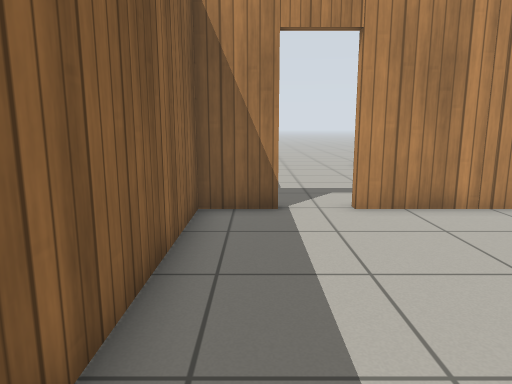
View 1 (above)

18 first-person views from a walk through a Gazebo world. The camera is 0.94 m above the floor, tilts 10° down and sees 70° across. The floor is counted in squares, 0.5 m on a side. Each view is taken from the middle of a square. On the plan, view 1 faces up. The plan holds only what a view shows up to about 18 squares ahead; the rest is blank. Gazebo's built-in surfaces are drawn with simple patterns.

View 2
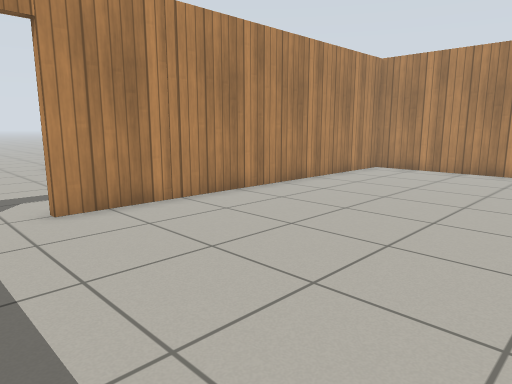

View 3
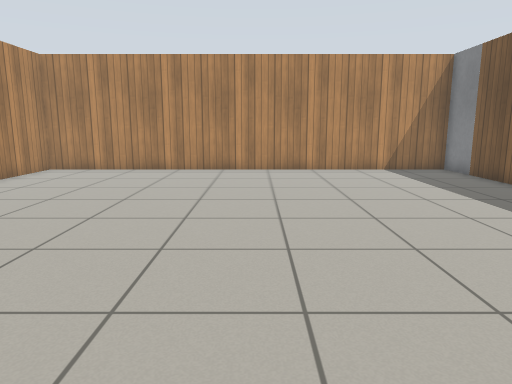

View 4
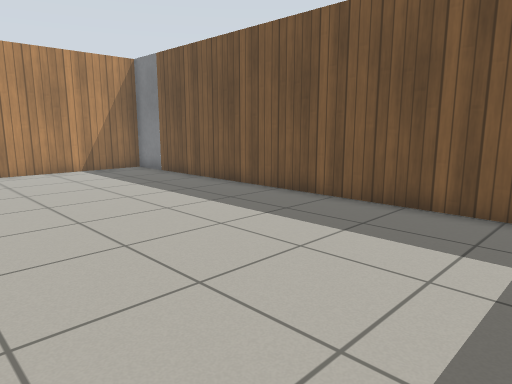

View 5
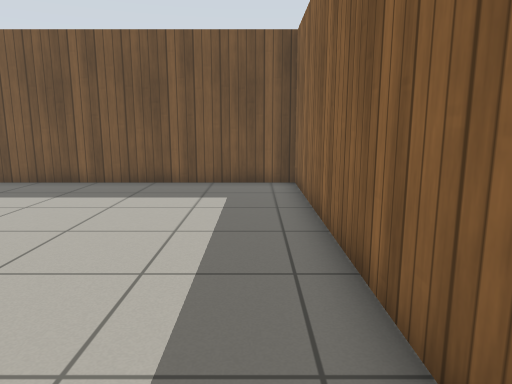

View 6
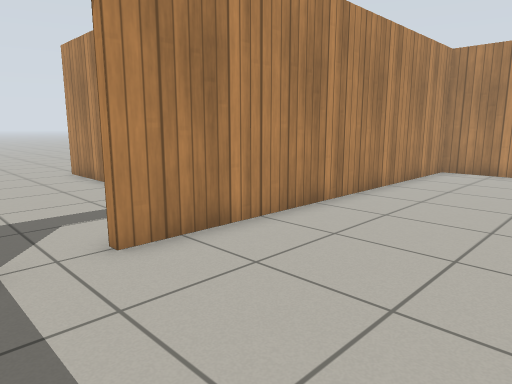

View 7
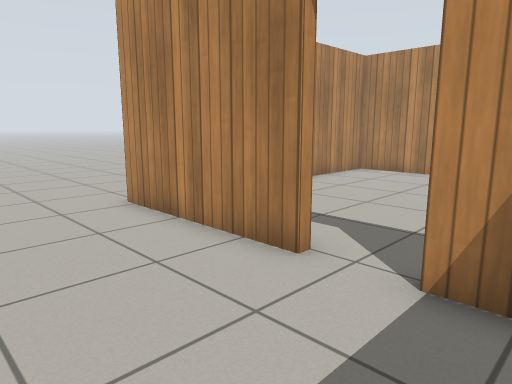

View 8
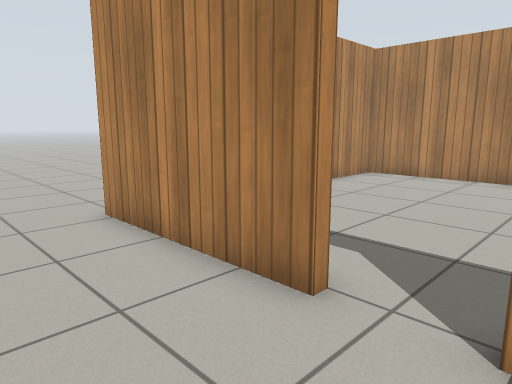

View 9
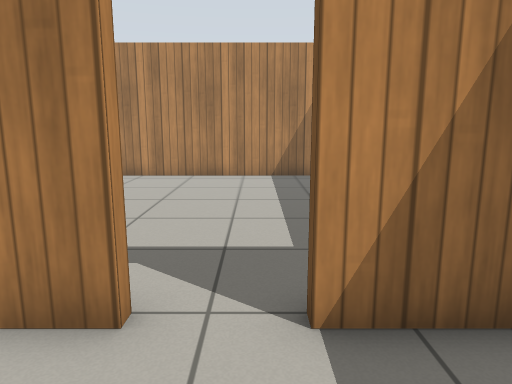

View 10
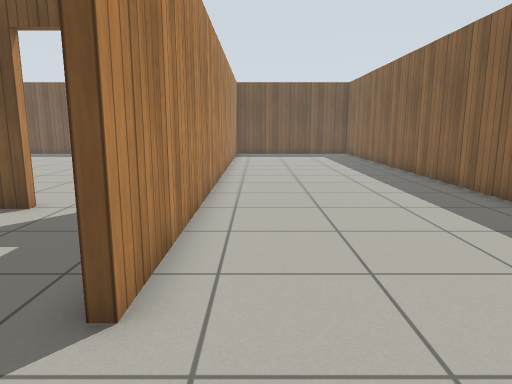

View 11
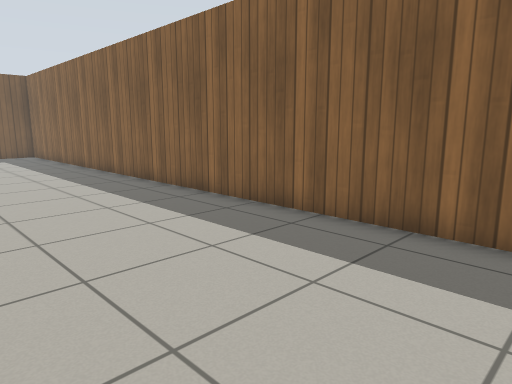

View 12
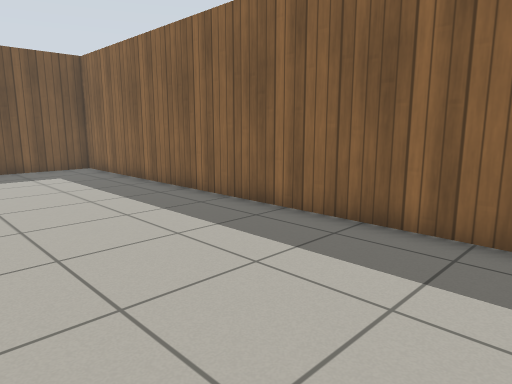

View 13
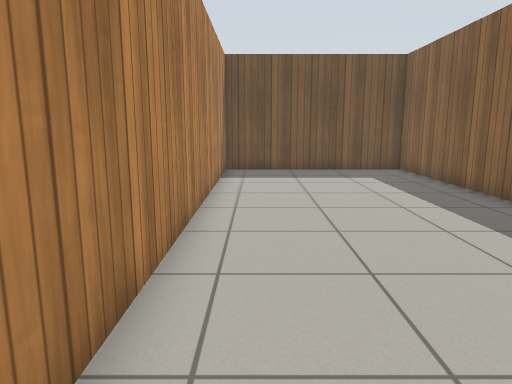

View 14
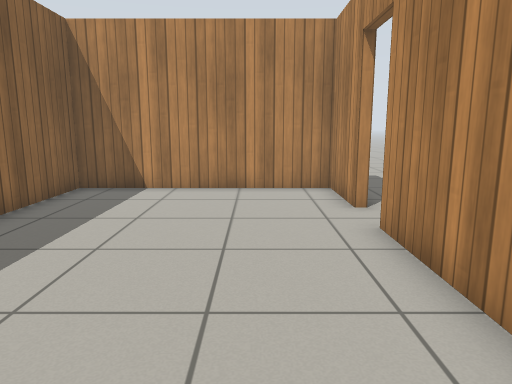

View 15
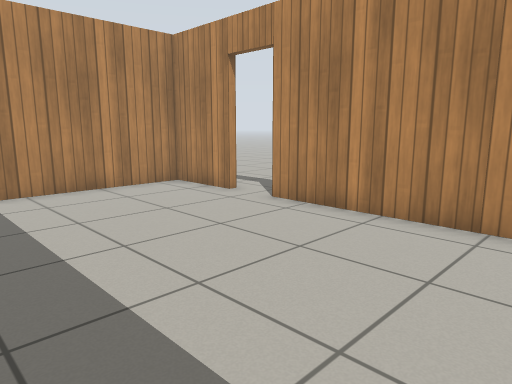

View 16
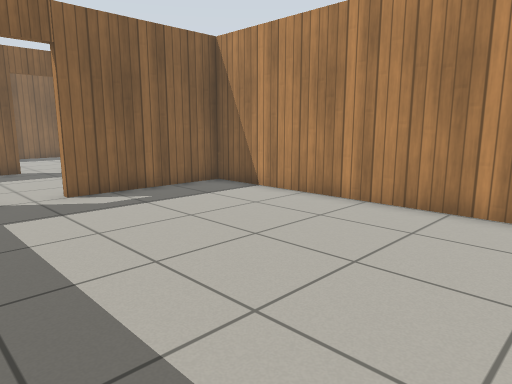

View 17
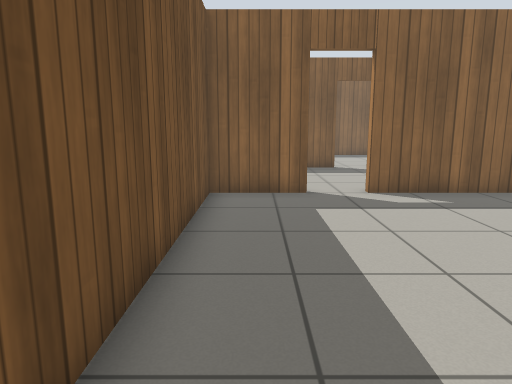

View 18
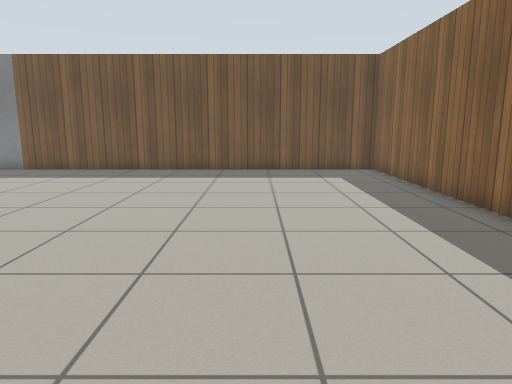

### Floor plan
Points are (right, up) in squares from view 1. A wall is a line through its corners. A room is listed if a view was taken in it or the views show most of it. See-through windows are left out.
Room 1 (views 1, 2, 3, 4, 5, 6, 18)
walls: (0.6, 8.3) (-1.4, 8.3) (-1.4, -9.6) (16.6, -9.6) (16.6, 8.3) (2.3, 8.3)
ways out: open door at (1.5, 8.5) to room 2
Room 2 (views 7, 8, 9)
walls: (-1.4, 13.7) (-1.4, 12.4); (5.2, 13.3) (5.2, 18.9); (2.3, 8.7) (3, 8.7); (5.2, 9.5) (5.2, 11.5)
ways out: open door at (1.5, 8.5) to room 1; open door at (-1.5, 14.5) to room 3; open door at (5, 12.5) to room 4; opening at (5, 20)
Room 3 (views 10, 11, 12, 13, 14, 15)
walls: (-1.6, 15.5) (-1.6, 18.3) (-9.6, 18.3) (-9.6, -9.6) (-1.6, -9.6) (-1.6, 13.7)
ways out: open door at (-1.5, 14.5) to room 2
Room 4 (views 16, 17)
walls: (5.5, 11.5) (5.5, 8.7) (14.4, 8.7); (16.4, 9.8) (16.4, 18.6) (5.5, 18.6) (5.5, 13.3)
ways out: open door at (5, 12.5) to room 2

Where each view was taken, in squares from view 1:
view 1: 0 up, 0 right, facing up
view 2: 0 up, 0 right, facing up-right
view 3: 1 down, 0 right, facing right
view 4: 1 down, 0 right, facing down-right
view 5: 3 up, 0 right, facing down
view 6: 3 up, 0 right, facing up-right
view 7: 10 up, 1 right, facing up-right
view 8: 11 up, 2 right, facing up-right
view 9: 12 up, 2 right, facing right
view 10: 17 up, 3 left, facing down
view 11: 17 up, 3 left, facing down-left
view 12: 8 up, 3 left, facing down-left
view 13: 7 up, 3 left, facing down
view 14: 7 up, 4 left, facing up
view 15: 7 up, 9 left, facing up-right
view 16: 10 up, 16 right, facing up-left
view 17: 10 up, 16 right, facing left
view 18: 7 up, 4 right, facing down
